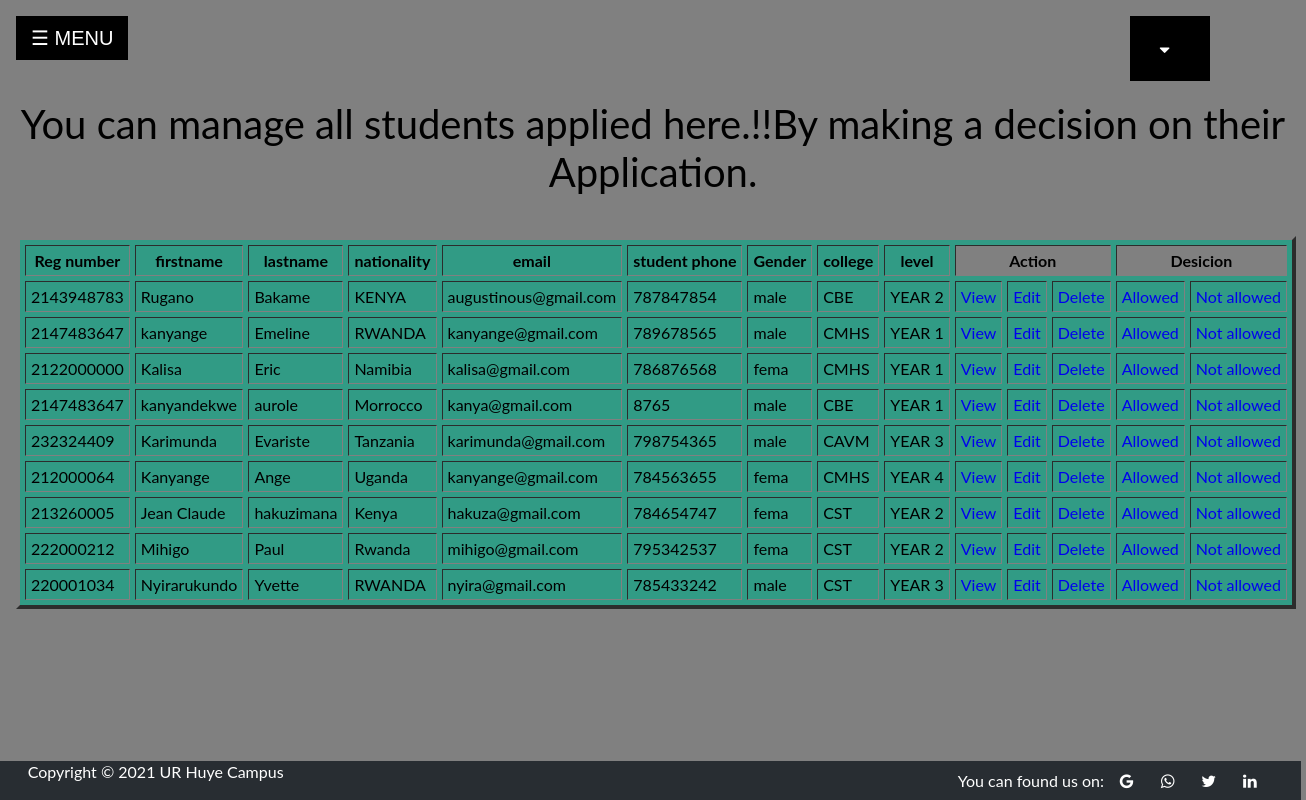
The app's page /retrieveapp.php (signed in) with its own data.
### tables this page shows
CREATE TABLE `applied` (
  `Id` int(255) NOT NULL,
  `Reg_number` int(255) NOT NULL,
  `firstname` varchar(25) NOT NULL,
  `lastname` varchar(25) NOT NULL,
  `nationality` varchar(30) NOT NULL,
  `email` varchar(50) NOT NULL,
  `phonenumber` int(10) NOT NULL,
  `birthdate` date NOT NULL,
  `gender` varchar(10) NOT NULL,
  `college` varchar(20) NOT NULL,
  `level` varchar(255) NOT NULL,
  `sponsorship` varchar(50) NOT NULL,
  `guardian_phone` int(10) NOT NULL,
  `Decision` varchar(30) NOT NULL,
  `hostel_name` varchar(120) NOT NULL,
  `appl_date` timestamp NOT NULL DEFAULT current_timestamp() ON UPDATE current_timestamp(),
  `room` int(11) NOT NULL
);

### retrieveapp.php (the view, shortened to what this page needs)
<!DOCTYPE html>
	<html>
	<head>
	 	</head>
	<body>
<?php
include('sidenav.php');
include("account_logout.php");
?>
<?php
include('connect.php');
$sql = "SELECT * FROM applied";
$result = mysqli_query($conn,$sql);
if(!$result) {
	 echo "Something is wrong".mysqli_error($con);}
	 else{?><center style="font-size: 2.5em;">
		<p>You can manage all students applied here.!!By making a decision on their Application.</p>
   </center>
   <center>
<table border="4"cellpadding="5" cellspacing="5" style="width: 1280px;margin-bottom:35px;">
			   <tr>
	 	          <th>Reg number</th>
	 	            <th>firstname</th>
				  <th>lastname</th>
				  <th>nationality</th>
				  <th>email</th>
				  <th>student phone</th>
				  <th>Gender</th>
				  <th>college</th>
				  <th>level</th>
				  <th colspan="3"style="background-color: gray;">Action</th>
				  <th colspan="3" style="background-color: gray;">Desicion</th>
			   </tr>
			<?php
    while($row = mysqli_fetch_assoc($result)) {?>
<tr>
	<td><?php echo $row["Reg_number"]; ?></td>
   <td><?php echo $row["firstname"]; ?></td>
   <td><?php echo $row["lastname"]; ?></td>
   <td><?php echo $row["nationality"]; ?></td>
   <td><?php echo $row["email"]; ?></td>
   <td><?php echo $row["phonenumber"]; ?></td>
   <td><?php echo $row["gender"]; ?></td>
   <td><?php echo $row["college"]; ?></td>
     <td><?php echo $row["level"]; ?></td>
		<td ><a href="udetails.php?id=<?php echo $row['Id']; ?>">View</a></td>
					<td ><a href="update.php?id=<?php echo $row['Id']; ?>">Edit</a></td>
					<td ><a href="uDelete.php?id=<?php echo $row['Id']; ?>">Delete</a></td>
					<td><a href="allow.php?id=<?php echo $row['Id']; ?>&decision=allowed">Allowed</a></td>
					<td><a href="allow.php?id=<?php echo $row['Id']; ?>&decision=notallowed">Not allowed</a></td>
				</tr>
				<?php
			}
			echo "</table></center>";
	   }
?>
<?php
include('footer.php');
?>
</body>
	</html>

### retrieveapp.php (style rules this page uses)
table { background-color:rgb(49, 155, 133); }
body { background-color: gray; }
table a { text-decoration: none; }

### account_logout.php (style rules this page uses)
body { margin:0;font-family:Arial }

### footer.php (style rules this page uses)
body { font-family: "Lato", sans-serif; }

### records on screen
applied: Reg_number "2143948783", firstname "Rugano", lastname "Bakame", nationality "KENYA", email "augustinous@gmail.com", phonenumber "787847854", gender "male", college "CBE", level "YEAR 2"
applied: Reg_number "2147483647", firstname "kanyange", lastname "Emeline", nationality "RWANDA", email "kanyange@gmail.com", phonenumber "789678565", gender "male", college "CMHS", level "YEAR 1"
applied: Reg_number "2122000000", firstname "Kalisa", lastname "Eric", nationality "Namibia", email "kalisa@gmail.com", phonenumber "786876568", gender "fema", college "CMHS", level "YEAR 1"
applied: Reg_number "2147483647", firstname "kanyandekwe", lastname "aurole", nationality "Morrocco", email "kanya@gmail.com", phonenumber "8765", gender "male", college "CBE", level "YEAR 1"
applied: Reg_number "232324409", firstname "Karimunda", lastname "Evariste", nationality "Tanzania", email "karimunda@gmail.com", phonenumber "798754365", gender "male", college "CAVM", level "YEAR 3"
applied: Reg_number "212000064", firstname "Kanyange", lastname "Ange", nationality "Uganda", email "kanyange@gmail.com", phonenumber "784563655", gender "fema", college "CMHS", level "YEAR 4"
applied: Reg_number "213260005", firstname "Jean Claude", lastname "hakuzimana", nationality "Kenya", email "hakuza@gmail.com", phonenumber "784654747", gender "fema", college "CST", level "YEAR 2"
applied: Reg_number "222000212", firstname "Mihigo", lastname "Paul", nationality "Rwanda", email "mihigo@gmail.com", phonenumber "795342537", gender "fema", college "CST", level "YEAR 2"
applied: Reg_number "220001034", firstname "Nyirarukundo", lastname "Yvette", nationality "RWANDA", email "nyira@gmail.com", phonenumber "785433242", gender "male", college "CST", level "YEAR 3"
